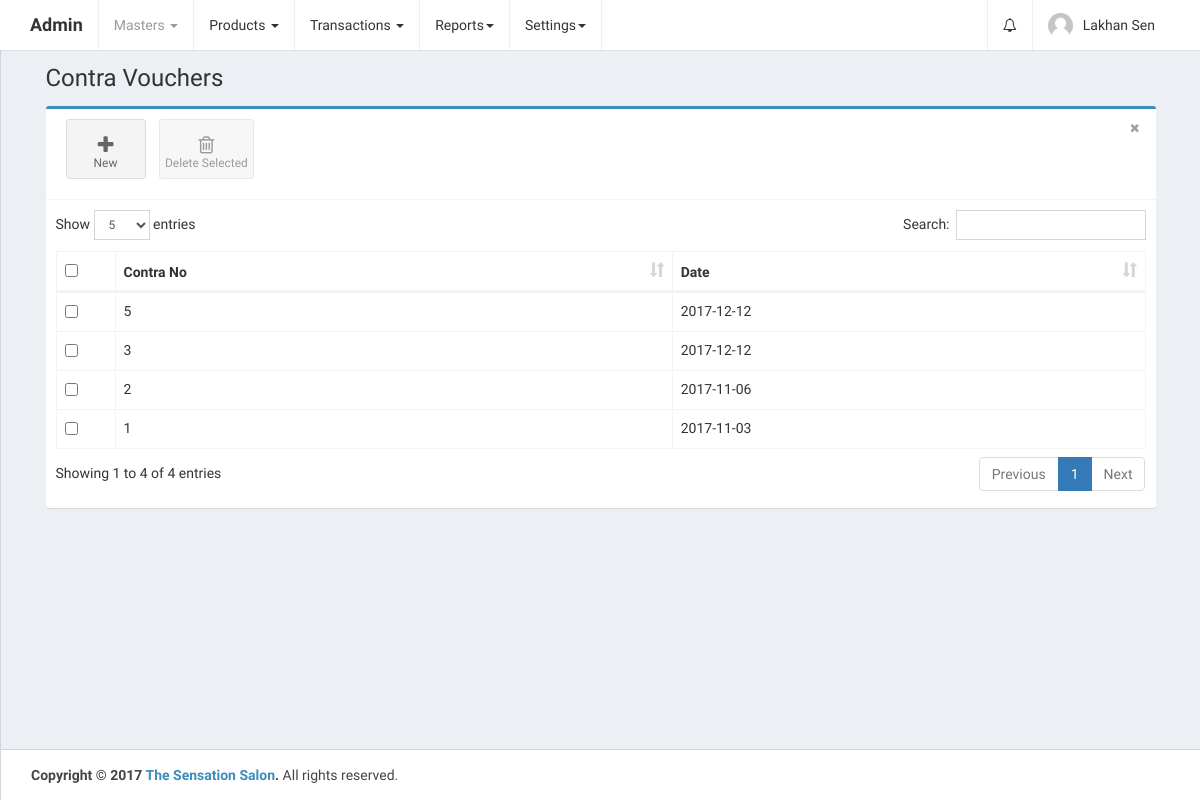
The app's page /home.php?controller=contra&action=getall (signed in) with its own data.
### tables this page shows
CREATE TABLE `contra_vouchers` (
  `id` int(11) UNSIGNED NOT NULL,
  `date` date DEFAULT NULL,
  `entry_data` longtext,
  `total_amount` double DEFAULT NULL,
  `narration` text,
  `created_at` datetime NOT NULL DEFAULT CURRENT_TIMESTAMP,
  `updated_at` datetime NOT NULL DEFAULT CURRENT_TIMESTAMP ON UPDATE CURRENT_TIMESTAMP
);

### controllers/ContraController.php (called while the page is built, shortened)
<?php
class ContraController {
    public $contraobj;
    public function __construct() {
        require_once 'models/Contra.php';
        $this->contraobj = new Contra();
    }
    public function getall() {
        $contra_vouchers = $this->contraobj->getall();
        require_once APP_DIR . '/views/layout.php';
    }
}
?>

### home.php (called while the page is built, shortened)
<?php
require_once 'config/database.php';
require_once 'config/routes.php';
?>

### config/Database.php (called while the page is built)
<?php
class Database {
    public function connect() {
        $conn = new mysqli('localhost', 'root', '', 'thesensationbeautycentre');
        if ($conn->connect_error) {
            die("Connection failed: " . $conn->connect_error);
        } else {
            return $conn;
        }
    }
}
?>

### models/Contra.php (called while the page is built, shortened)
<?php
class Contra {
    public $conn;
    public function __construct() {
        $db = new Database();
        $this->conn = $db->connect();
    }
    public function getall() {
        $contra_vouchers = $this->conn->query('SELECT * FROM contra_vouchers ORDER BY id DESC');
        return $contra_vouchers;
    }
}
?>

### views/contra_vouchers.php (the view, shortened to what this page needs)
<link rel="stylesheet" href="public/plugins/datatables/dataTables.bootstrap.css">
<div class="row">
    <div class="col-xs-12">
        <div class="box box-primary">
            <div class="box-header with-border">
                <a class="btn btn-app" href="?controller=contra&action=add">
                    <i class="fa fa-plus"></i> New
                </a>
                <button class="btn btn-app" id="delete_selected">
                    <i class="fa fa-trash-o"></i> Delete Selected
                </button>
                <div class="box-tools pull-right">
                    <button type="button" class="btn btn-box-tool" data-widget="remove"><i class="fa fa-times"></i></button>
                </div>
            </div>
            <div class="box-body">
                <div class="table-responsive">
                    <table id="contra_vouchers_table" class="table table-bordered table-hover" role="grid" aria-describedby="contra_vouchers_table_info">
                        <thead>
                            <tr>
                                <th data-orderable="false" width="20px">
                                    <input type="checkbox" class="select-all">
                                </th>
                                <th>Contra No</th>
                                <th>Date</th>
                            </tr>
                        </thead>
                        <?php
                        if (isset($contra_vouchers)) {
                            if ($contra_vouchers->num_rows > 0) {
                                ?>
                                <tbody>
                                    <?php
                                    while ($contra_voucher = $contra_vouchers->fetch_assoc()) {
                                        ?>
                                        <tr id="tr_<?php echo $contra_voucher['id']; ?>">
                                            <td><input type="checkbox" name="select_contra_vouchers[]" data-id="<?php echo $contra_voucher['id']; ?>"></td>
                                            <td><?php echo $contra_voucher['id']; ?></td>
                                            <td><?php echo $contra_voucher['date']; ?></td>
                                        </tr>
                                        <?php
                                    }
                                    ?>
                                </tbody>
                                <?php
                            }
                        }
                        ?>
                    </table>
                </div>
            </div>
        </div>
    </div>
</div>

### views/contra_vouchers.php (style rules this page uses)
.table-responsive { overflow-x: initial; }

### records on screen
contra_vouchers: id "5", date "2017-12-12"
contra_vouchers: id "3", date "2017-12-12"
contra_vouchers: id "2", date "2017-11-06"
contra_vouchers: id "1", date "2017-11-03"

### other values on screen
$_SESSION['admin'] "Lakhan Sen"
$page_header "Contra Vouchers"
